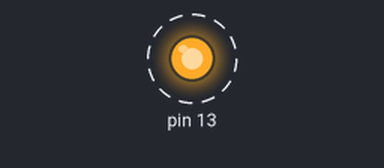
The sketch below on a simulated Arduino Uno, built with avr-gcc and run on an emulated ATmega328P. Parts: output pins drawn as LEDs (lit = HIGH). Dashed ring = blinking.

Above: at 0.2 s.
Timing chart, 0 to 3.0 s (numbered marks = the images above):
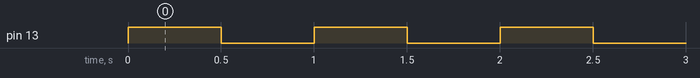

Measured:
- by itself, pin 13: alternates HIGH for 0.50 s and LOW for 0.50 s

The sketch:

_Ch2__P14-2.ino
```cpp
//設計 Arduino 程式，控制兩個 LED 交替閃爍，0.5 秒亮、0.5 秒暗。

void setup()
{
    pinMode(13, OUTPUT);
}

void loop()
{
    digitalWrite(12, LOW);
    digitalWrite(13, HIGH);
    delay(500);
    digitalWrite(12, HIGH);
    digitalWrite(13, LOW);
    delay(500);
}
```
